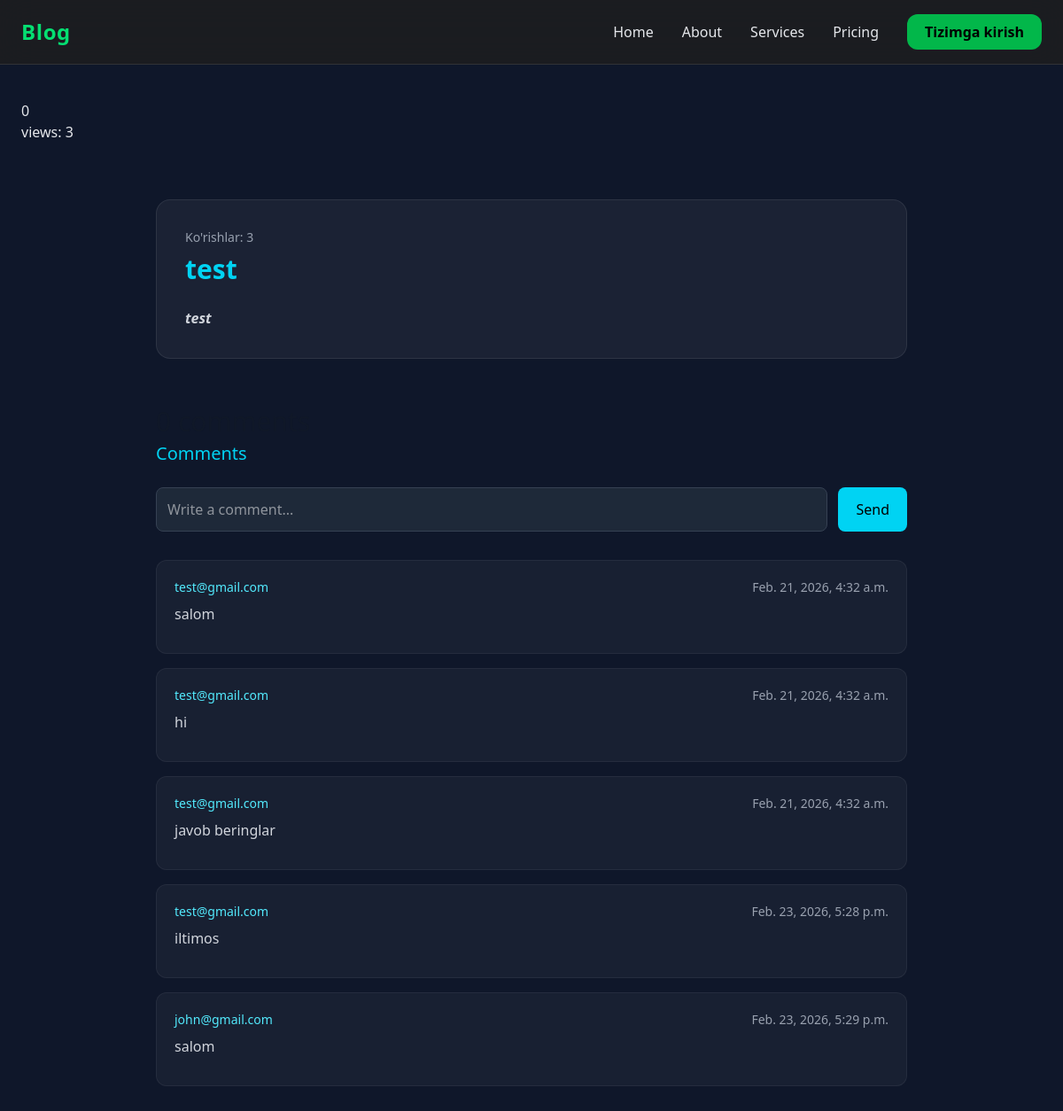
Page /maqola/1/ on the earlier database version.
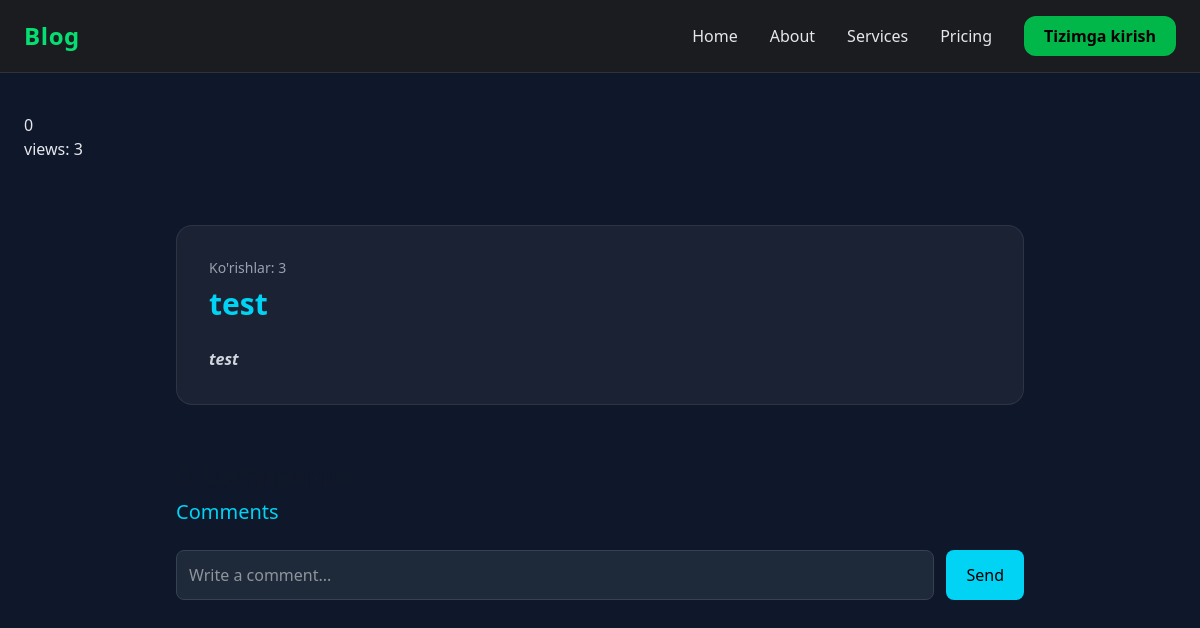
Same page on the later database version.
### maqola/models.py (models this page shows, shortened)
class Maqola(models.Model):
    title = models.CharField(max_length=50)
    subtitle = models.CharField(max_length=70)
    content = models.TextField()
    created_at = models.DateTimeField(default=timezone.now)
    views = models.PositiveIntegerField(default=0)
    author = models.ForeignKey(Profile, on_delete=models.CASCADE, null=True, blank=True, related_name='maqolalar')
    category = models.ForeignKey('Category', on_delete=models.CASCADE)

class Comment(models.Model):
    user = models.ForeignKey(Profile, on_delete=models.PROTECT)
    maqola = models.ForeignKey('Maqola', on_delete=models.PROTECT)
    vaqti = models.DateTimeField(default=timezone.now)
    adminReply = models.CharField(max_length=255, null=True, blank=True)
    status = models.BooleanField(default=True)
    comment = models.TextField()

### users/models.py (models this page shows)
class Profile(AbstractUser):
    username = None
    email = models.EmailField(unique=True)
    USERNAME_FIELD = 'email'
    REQUIRED_FIELDS = []
    objects = CustomUserManager()
    def __str__(self):
        return self.email

### maqola/views.py (the view)
# urls.py: path('maqola/<int:id>/', detail, name='detail'),
def detail(request, id):
    maqola = Maqola.objects.get(id=id)
    maqola.views += 1
    maqola.save()
    comment = Comment.objects.filter(maqola=maqola, status=True)
    comments_count = Like.objects.filter(maqola=id).count()
    likes_count = Like.objects.filter(maqola=id).count()
    return render(request, 'detail.html', {'maqola': maqola, 'comments': comment, 'likes_count': likes_count, 'comments_count': comments_count})

### templates/detail.html (shortened to what this page needs)
{% extends "_base.html" %} {% block content %}
<a href="{% url 'like_post' maqola.id %}">{{likes_count}}</a>
<h3>views: {{maqola.views}}</h3>
<div class="container mx-auto px-6 py-16 max-w-4xl text-white">
  <div class="card p-8 mb-12">
    <h2 class="text-sm text-gray-400 mb-2">Ko'rishlar: {{ maqola.views }}</h2>
    <h1 class="text-3xl font-bold mb-6 text-cyan-400">{{ maqola.title }}</h1>
    <div class="text-gray-300 leading-relaxed">{{ maqola.content|safe }}</div>
  </div>
  <div>
    <h2 class="text-gray-900 text-3xl font-bolt font-manrope leading-normal">{{comments_count}} comments</h2>
    <h2 class="text-xl text-cyan-400 mb-6">Comments</h2>
    <form action="{% url 'comment' %}" method="post" class="mb-8">
      {% csrf_token %} {% if request.user.is_authenticated %}
      <div class="flex gap-3">
        <input
          type="text"
          name="comment"
          placeholder="Write a comment..."
          class="flex-1 p-3 rounded-lg bg-gray-800 text-white border border-gray-700 outline-none"
          required
          name='comment'
        />
        <button
          type="submit"
          class="px-5 py-3 rounded-lg bg-cyan-400 text-black font-medium hover:bg-cyan-300 transition"
        >
          Send
        </button>
      </div>
      {% else %}
      <div class="flex gap-3">
        <input
          type="text"
          name="comment"
          placeholder="Write a comment..."
          disabled
          class="flex-1 p-3 rounded-lg bg-gray-800 text-white border border-gray-700 outline-none"
          required
        />
        <button
          type="submit"
          class="px-5 py-3 rounded-lg bg-cyan-400 text-black font-medium hover:bg-cyan-300 transition"
        >
          Send
        </button>
      </div>
      {% endif %}
    </form>
    {% for comment in comments %}
    <div class="comment-card p-5 mb-4">
      <div class="flex justify-between mb-2 text-sm text-gray-400">
        <span class="text-cyan-300 font-medium"> {{ comment.user }} </span>
        <span>{{ comment.vaqti }}</span>
      </div>
      <p class="text-gray-300 mb-3">{{ comment.comment }}</p>
    </div>
    {% endfor %}
  </div>
</div>
{% endblock content %}

### templates/_base.html (shortened to what this page needs)
<!doctype html>
<html lang="en">
  <head>
    <script src="https://cdn.jsdelivr.net/npm/@tailwindcss/browser@4"></script>
  </head>
  <body
    class="min-h-screen bg-gradient-to-br from-[#1f1f1f] via-[#2a2a2a] to-[#1f1f1f] text-gray-200"
  >
    <nav
      class="sticky top-0 z-40 bg-[#1e1e1e]/80 backdrop-blur-xl border-b border-white/10"
    >
      <div
        class="max-w-7xl mx-auto px-6 py-4 flex justify-between items-center"
      >
        <a
          href="/"
          class="logo-glow text-2xl font-semibold tracking-wide text-green-400 hover:text-green-300 transition"
        >
          Blog
        </a>
        <div class="hidden md:flex items-center gap-8">
          <a
            href="/"
            class="nav-link relative font-medium hover:text-green-400 transition"
          >
            Home
          </a>
          <a
            href="{% url 'about' %}"
            class="nav-link relative font-medium hover:text-green-400 transition"
          >
            About
          </a>
          <a
            href="#"
            class="nav-link relative font-medium hover:text-green-400 transition"
          >
            Services
          </a>
          <a
            href="#"
            class="nav-link relative font-medium hover:text-green-400 transition"
          >
            Pricing
          </a>
          {% if request.user.is_authenticated %}
          <a
            href="{% url 'profile' %}"
            class="px-5 py-2 rounded-xl bg-green-500/90 text-black font-semibold hover:bg-green-400 hover:-translate-y-[2px] transition-all"
            style="animation: floatSoft 3s ease-in-out infinite"
          >
            Profile
          </a>
          {% else %}
          <a
            href="{% url 'login_profile' %}"
            class="glow-btn px-5 py-2 rounded-xl bg-green-500/90 text-black font-semibold hover:bg-green-400 hover:-translate-y-[2px] transition-all"
            style="animation: floatSoft 3s ease-in-out infinite"
          >
            Tizimga kirish
          </a>
          {% endif %}
        </div>
      </div>
    </nav>
    <main class="max-w-7xl mx-auto px-6 py-10">
      {% block content %}{% endblock %}
    </main>
  </body>
</html>

### templates/_base.html (style rules this page uses)
body { background: linear-gradient(-45deg, #0f172a, #111827, #1e293b, #0ea5e9); background-size: 400% 400%; animation: gradientMove 15s ease infinite; }
nav { backdrop-filter: blur(20px); }
.logo-glow { position: relative; }
.logo-glow::after { content: ""; position: absolute; inset: -8px; background: radial-gradient( circle, rgba(34, 197, 94, 0.3), transparent 70% ); opacity: 0; transition: 0.4s ease; z-index: -1; }
.nav-link { position: relative; }
.nav-link::after { content: ""; position: absolute; left: 50%; bottom: -6px; width: 0; height: 2px; background: linear-gradient(to right, #22c55e, #06b6d4); transition: all 0.3s ease; transform: translateX(-50%); }
.glow-btn { position: relative; overflow: hidden; }
.glow-btn::before { content: ""; position: absolute; top: 0; left: -100%; width: 100%; height: 100%; background: linear-gradient( 120deg, transparent, rgba(255, 255, 255, 0.3), transparent ); transition: 0.6s; }
main { animation: fadeIn 0.8s ease forwards; opacity: 0; }

### templates/detail.html (style rules this page uses)
body { background: #0f172a; }
.card { background: rgba(255, 255, 255, 0.05); backdrop-filter: blur(10px); border-radius: 16px; border: 1px solid rgba(255, 255, 255, 0.08); }

Differences in the rows shown:
removed Comment: user "test@gmail.com", vaqti "Feb. 21, 2026, 4:32 a.m.", comment "salom"
removed Comment: user "test@gmail.com", vaqti "Feb. 21, 2026, 4:32 a.m.", comment "hi"
removed Comment: user "test@gmail.com", vaqti "Feb. 21, 2026, 4:32 a.m.", comment "javob beringlar"
removed Comment: user "test@gmail.com", vaqti "Feb. 23, 2026, 5:28 p.m.", comment "iltimos"
removed Comment: user "john@gmail.com", vaqti "Feb. 23, 2026, 5:29 p.m.", comment "salom"
